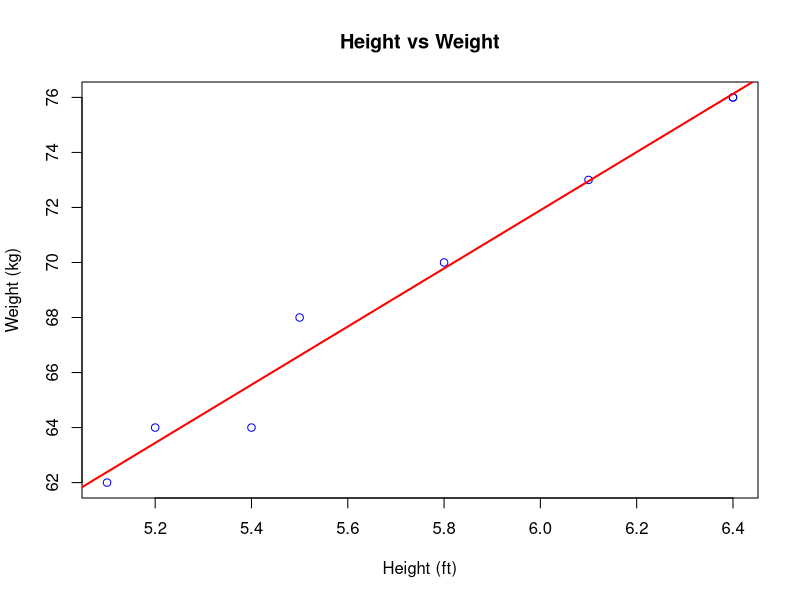

Here is the R script that generated this plot:
# Aim: To understand and implement Simple Linear Regression in R programming using height and weight data, and to predict weight based on a given height.


# ----------------------------------------
# SIMPLE LINEAR REGRESSION IN R
# Height vs Weight
# ----------------------------------------


# Step 1: Create height data (in ft)
height <- c(5.2, 5.5, 5.8, 6.1, 6.4, 5.1, 5.4, 6.4)

# Step 2: Create weight data (in kg)
weight <- c(64, 68, 70, 73, 76, 62, 64, 76)

# Step 3: Combine height and weight into a data frame
# (Like an Excel table)
data <- data.frame(height, weight)

# Step 4: Display the data
print(data)

# Step 5: Plot height vs weight
plot(data$height, data$weight, main = "Height vs Weight", xlab = "Height (ft)", ylab = "Weight (kg)", col = "blue")

# Step 6: Apply linear regression
# weight is predicted using height
model <- lm(weight ~ height, data = data)       # here weight is dependent on height(here data attribute is optional, pass it if you want to write better code)

# Step 7: Display summary of the model
summary(model)

# Step 8: Draw the regression line on the graph
abline(model, col = "red", lwd = 2)

# Step 9: Predict weight for a new height value
new_height <- data.frame(height = 168)
predicted_weight <- predict(model, new_height)

# Step 10: Print the predicted weight
print(predicted_weight)


# Important points
# 1. lm() is used to build model
# 2. predeict() is used to predict the new variable base on model
